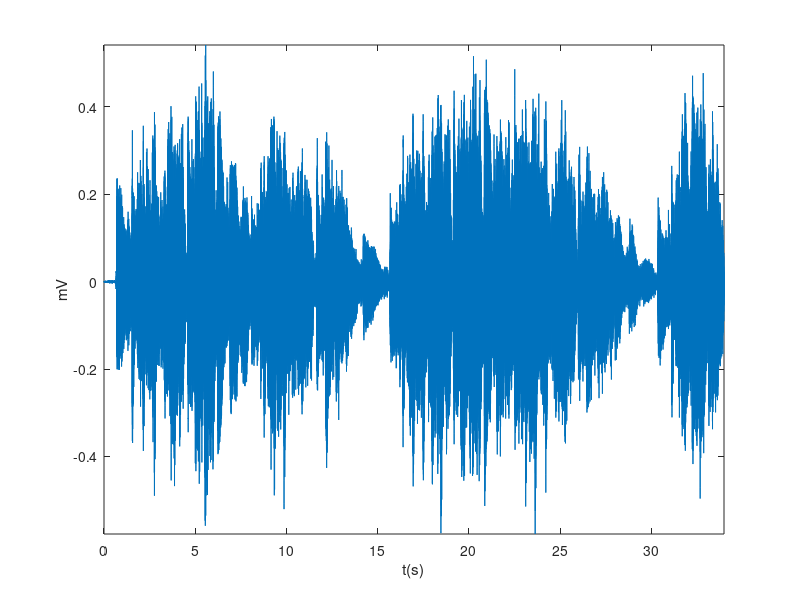
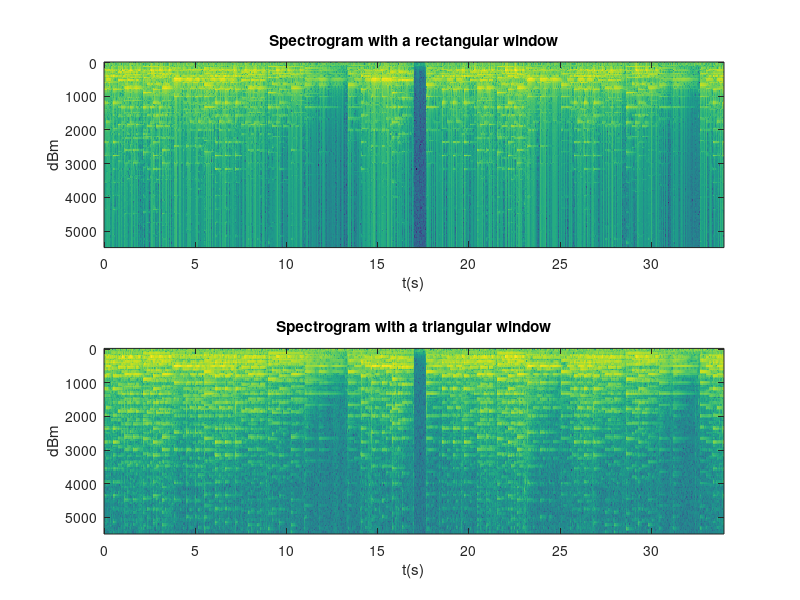
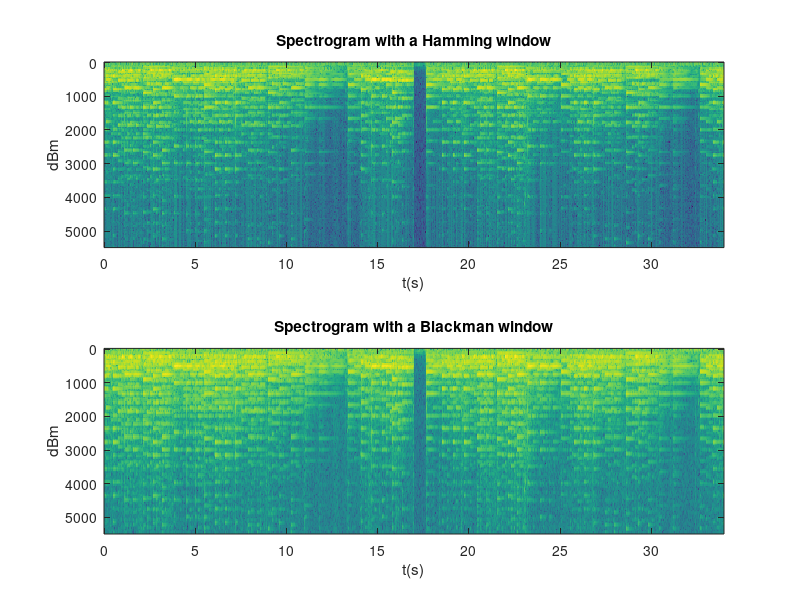

The MATLAB script that drew these images, in order:
function param1
% Load the samples, contained in variable 'data'
% with frequency fs=11025 samples/second
load guitar; y=data;

%% Variable setup
ts = 1/fs;        % sampling period
N = length(y);    % signal length
tw = 0.025;       % window length in seconds
to = 0.0125;      % window overlap in seconds
nw = floor(tw / ts)+1;   % window length in samples
no = floor(to / ts)+1;   % window overlap in samples
res1 = fs / N;    % Signal resolution
res2 = fs / nw;   % Window resolution
Nt   = floor(N/no); % Time length of the spectrogram
% in samples
Nw   = nw/2;        % Frequency length onf the spectrogram
% in samples
t = no/fs*(0:Nt-1); % time axis for the spectrum
tt = 1/fs*(0:N-1);  % time axis for the time representation
f = fs*(0:Nw-1)/2/Nw; %frequency axis

%% Signal representation
figure(1), plot(tt,y);
axis tight, xlabel('t(s)'), ylabel('mV')

%% Windows used for the representation
wwT = repmat(triang(nw),1,Nt);
wwH = repmat(hamming(nw),1,Nt);
wwB = repmat(blackman(nw),1,Nt);

%% Signal buffering and windowing
s = buffer(y,nw,no,'nodelay');
sT = s .* wwT;
sH = s .* wwH;
sB = s .* wwB;

%% Spectrogram computation
S = spectrogr(s);
ST = spectrogr(sT);
SH = spectrogr(sH);
SB = spectrogr(sB);

%% Representation
figure(2), subplot(211), imagesc(t,f,S);
xlabel('t(s)'), ylabel('dBm')
title('Spectrogram with a rectangular window')
subplot(212), imagesc(t,f,ST);
xlabel('t(s)'), ylabel('dBm')
title('Spectrogram with a triangular window')
figure(3), subplot(211), imagesc(t,f,SH);
xlabel('t(s)'), ylabel('dBm')
title('Spectrogram with a Hamming window')
subplot(212), imagesc(t,f,SB);
xlabel('t(s)'), ylabel('dBm')
title('Spectrogram with a Blackman window')

%% Auxiliary function
function S = spectrogr(s,Nw)
Nw = size(s,1) / 2;
S = 10 * log10(abs(fftshift(fft(s))));
S = S(Nw+1:2*Nw,:);
